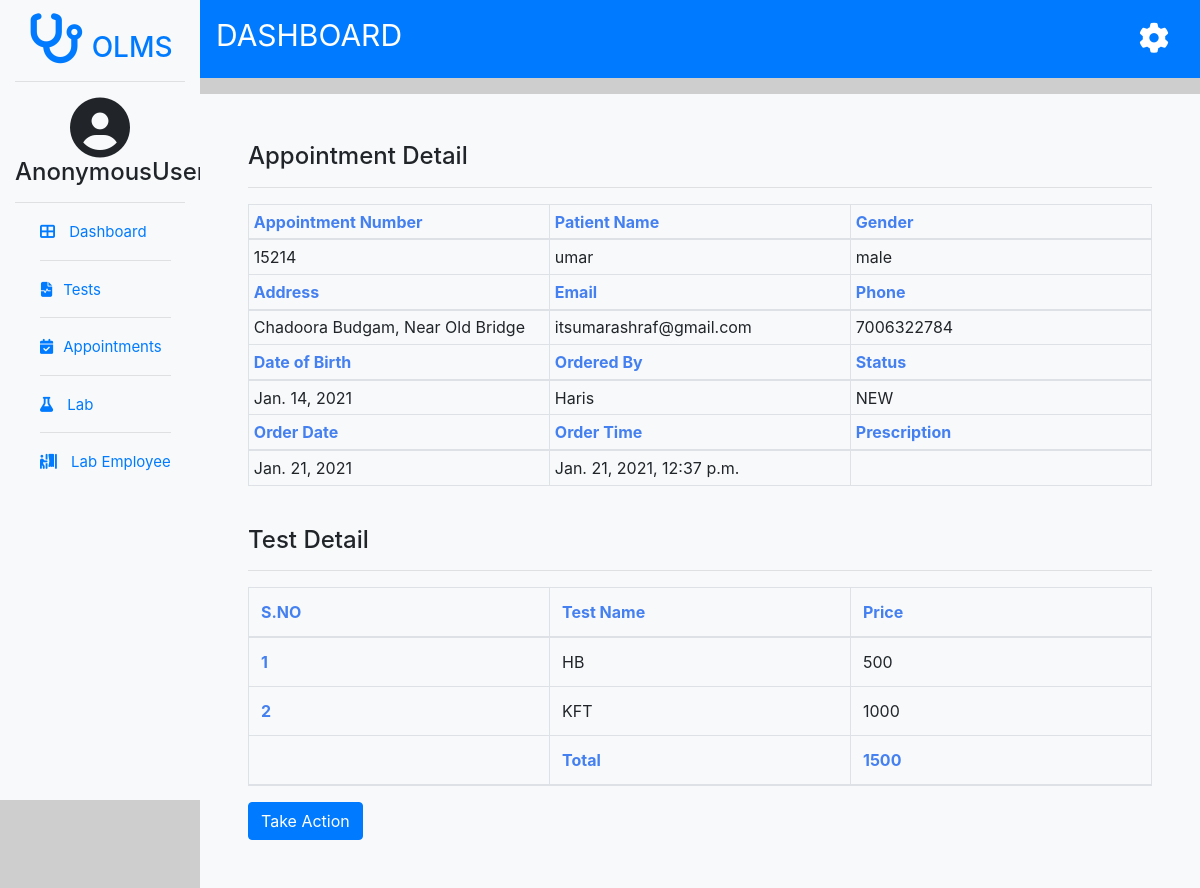
/appointmentdetails/52, run on the app's committed database.
### users/models.py (models this page shows, shortened)
class appointment(models.Model):
    user_id = models.ForeignKey(enduser,on_delete=models.CASCADE)
    appointmentno = models.CharField(max_length=100)
    patientname =models.CharField(max_length=30)
    gender = models.CharField(max_length=10)
    address= models.CharField(max_length=200, default='NA')
    dateofbirth = models.DateField()
    mobile = models.IntegerField(unique=True)
    email= models.CharField(max_length=100)
    appointmentdate = models.DateField(default=date.today)
    appointmenttime = models.DateTimeField(default=timezone.now)
    prescription= models.FileField(blank=True, null=True)

class enduser(models.Model):
    firstname = models.CharField(max_length=40)
    lastname = models.CharField(max_length=20)
    username = models.CharField(max_length=30, unique=True)
    email=models.CharField(max_length=50, unique=True)
    phone = models.IntegerField(unique=True)
    password = models.CharField(max_length=50)

class appointmentstatus(models.Model):
    appointment = models.ForeignKey(appointment, on_delete=models.CASCADE)
    status = models.CharField(max_length=50, default='NEW')
    comment = models.CharField(max_length=100, default='Yet to Review')
    def __str__(self):
        return self.status

class testchoice(models.Model):
    appointment=models.ForeignKey(appointment, on_delete=models.CASCADE)
    tname=models.CharField(max_length=50)
    price=models.IntegerField(default=0)

### users/views.py (the view)
# urls.py: path("appointmentdetails/<int:apt_id>",views.appointmentdetail,name='appointmentdetails'),
def appointmentdetail(request,apt_id):
    if request.method == 'POST':
        status=request.POST.get('mark')
        comment=request.POST.get('comment')
        appointmentstatus.objects.filter(appointment__id=apt_id).update(status=status,comment=comment)
    aptdetail=appointment.objects.get(id=apt_id)
    status=appointmentstatus.objects.get(appointment__id=apt_id)
    new=testchoice.objects.filter(appointment=apt_id)
    total=0
    for t in new:
        total=total + t.price
    print(total)
    if aptdetail.prescription:
        url=aptdetail.prescription.url
        text="Download"
    else:
        url=aptdetail.prescription
        text=""
    return render(request, 'appointment-details.html',{'detail':aptdetail, 'new':new,'total':total, 'status':status, 'url':url, 'text':text})

### templates/appointment-details.html (shortened to what this page needs)
{% extends 'adminbase.html' %}
{% block body %}
<div class="container  bg-light p-5 mt-3">
  <div class="row">
    <div class="col-lg-12">
      <h4>Appointment Detail</h4>
      <hr>
      <table class="table table-sm table-bordered table-responsive-lg">
        <thead>
          <tr>
            <th scope="row">Appointment Number</th>
            <th scope="row">Patient Name</th>
            <th scope="row">Gender</th>
          </tr>
        </thead>
        <tbody>
         <tr>
            <td>{{detail.appointmentno}}</td>
            <td>{{detail.patientname}}</td>
            <td>{{detail.gender}}</td>
          </tr>
        </tbody>
        <thead>
            <tr>
              <th scope="row">Address</th>
              <th scope="row">Email</th>
              <th scope="row">Phone</th>
            </tr>
          </thead>
          <tbody>
            <tr>
               <td>{{detail.address}}</td>
               <td>{{detail.email}}</td>
               <td>{{detail.mobile}}</td>
             </tr>
           </tbody>
           <thead>
            <tr>
              <th scope="row">Date of Birth</th>
              <th scope="row">Ordered By</th>
              <th scope="row">Status</th>
            </tr>
          </thead>
          <tbody>
            <tr>
               <td>{{detail.dateofbirth}}</td>
               <td>{{detail.user_id.firstname}}</td>
               <td>{{status}}</td>
             </tr>
           </tbody>
           <thead>
            <tr>
                <th scope="row">Order Date</th>
                <th scope="row">Order Time</th>
                <th scope="row">Prescription</th>
            </tr>
          </thead>
          <tbody>
            <tr>
               <td>{{detail.appointmentdate}}</td>
               <td>{{detail.appointmenttime}}</td>
                  <td><a href="{{url}}" download="{{detail.prescription}}" target="_blank">{{text}}</a></td>
             </tr>
           </tbody>
      </table>
      <br>
      <h4>Test Detail</h4>
      <hr>
      <table class="table table-bordered">
        <thead>
          <tr>
            <th scope="col">S.NO</th>
            <th scope="col">Test Name</th>
            <th scope="col">Price</th>
          </tr>
        </thead>
        <tbody>
        <tbody>
          {% for i in new %}
          <tr>
            <th scope="row">{{forloop.counter}}</th>
            <td>{{i.tname}}</td>
            <td>{{i.price}}</td>
            </tr>
            {% endfor %}
        </tbody>
        <thead>
          <tr>
            <th scope="col"></th>
            <th scope="col">Total</th>
            <th scope="col">{{total}}</th>
          </tr>
        </thead>
        </tbody>
      </table>
<button type="button" class="btn btn-primary mx-auto" data-toggle="modal" data-target="#exampleModal">
  Take Action
</button>
    </div>
  </div>
</div>
{% endblock body %}

### templates/adminbase.html (style rules this page uses)
body { margin: 0; padding: 0; background-color: rgb(207, 206, 206); }

### templates/appointment-details.html (style rules this page uses)
th { width: 25%; color: rgb(69, 128, 240); }

### data on the page
appointment: appointmentno "15214", patientname "umar", gender "male", address "Chadoora Budgam, Near Old Bridge", email "itsumarashraf@gmail.com", mobile "7006322784", dateofbirth "Jan. 14, 2021", user_id.firstname "Haris", appointmentdate "Jan. 21, 2021", appointmenttime "Jan. 21, 2021, 12:37 p.m."
appointmentstatus: status "NEW"
testchoice: tname "HB", price "500"
testchoice: tname "KFT", price "1000"

### other printed values
{{ request.user }} "AnonymousUser"
{{ total }} "1500"
